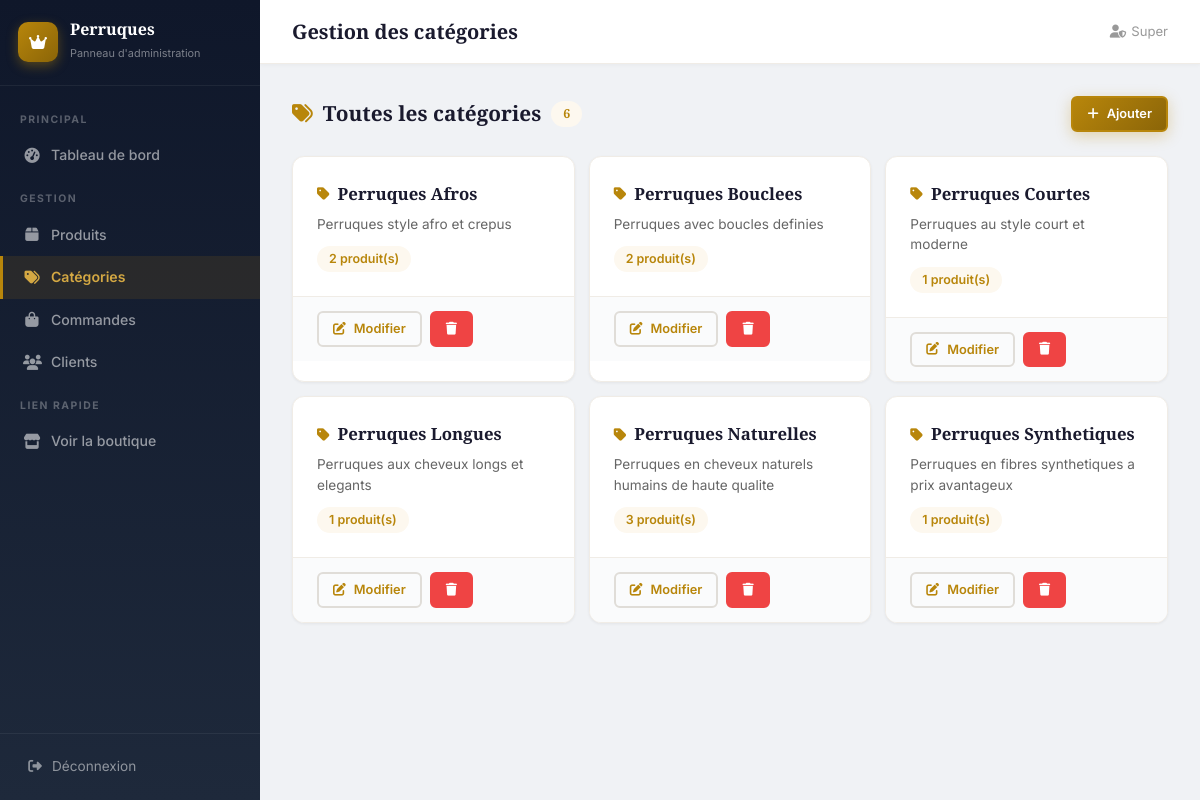
/admin/categories.php (signed in), run on the app's committed database.
### tables this page shows
CREATE TABLE IF NOT EXISTS categories (
    id INT AUTO_INCREMENT PRIMARY KEY,
    nom VARCHAR(100) NOT NULL,
    description TEXT,
    image VARCHAR(255)
);

### config/database.php (called while the page is built, shortened)
<?php
function sanitize($data) {
    return htmlspecialchars(trim($data), ENT_QUOTES, 'UTF-8');
}

### admin/categories.php (the view, shortened to what this page needs)
<?php
require_once '../config/database.php';
$pdo = getConnection();
$categories = $pdo->query("
    SELECT c.*, COUNT(p.id) as nb_produits
    FROM categories c LEFT JOIN produits p ON c.id = p.categorie_id
    GROUP BY c.id ORDER BY c.nom
")->fetchAll();
require_once 'includes/admin-header.php';
?>
<div style="display:flex;justify-content:space-between;align-items:center;margin-bottom:24px;">
    <h2 style="font-family:'Playfair Display',serif;font-size:1.3rem;color:var(--dark);display:flex;align-items:center;gap:10px;">
        <i class="fas fa-tags" style="color:var(--primary);"></i> Toutes les catégories
        <span class="badge-count"><?= count($categories) ?></span>
    </h2>
    <a href="category-edit.php" class="btn btn-primary btn-sm"><i class="fas fa-plus"></i> Ajouter</a>
</div>
<?php if (empty($categories)): ?>
    <div class="empty-state">
        <i class="fas fa-tags fa-3x"></i>
        <h2>Aucune catégorie</h2>
        <p>Créez votre première catégorie pour organiser vos produits.</p>
        <a href="category-edit.php" class="btn btn-primary"><i class="fas fa-plus"></i> Créer</a>
    </div>
<?php else: ?>
    <div class="cards-grid">
        <?php foreach ($categories as $c): ?>
        <div class="admin-card-entity">
            <div class="entity-body">
                <h3><i class="fas fa-tag"></i> <?= sanitize($c['nom']) ?></h3>
                <p><?= sanitize($c['description'] ?: 'Aucune description') ?></p>
                <div class="entity-meta">
                    <span class="badge-count"><?= $c['nb_produits'] ?> produit(s)</span>
                </div>
            </div>
            <div class="entity-actions">
                <a href="category-edit.php?id=<?= $c['id'] ?>" class="btn btn-sm btn-outline"><i class="fas fa-edit"></i> Modifier</a>
                <a href="?delete=<?= $c['id'] ?>" class="btn btn-sm btn-danger" onclick="return confirm('Supprimer cette catégorie ?')"><i class="fas fa-trash"></i></a>
            </div>
        </div>
        <?php endforeach; ?>
    </div>
<?php endif; ?>
<?php require_once 'includes/admin-footer.php'; ?>

### css/style.css (style rules this page uses)
:root { --primary: #b8860b; --primary-light: #d4a843; --primary-dark: #8b6508; --primary-bg: #fdf8ef; --accent: #e8c87a; --dark: #1a1a2e; --dark-mid: #2d2d44; --text: #333; --text-light: #666; --text-muted: #999; --bg: #faf8f5; --bg-admin: #f0f2f5; --white: #fff; --border: #e0ddd8; --border-light: #f0ece6; --success: #22c55e; --success-bg: #dcfce7; --danger: #ef4444; --danger-bg: #fee2e2; --danger-color: #991b1b; --warning: #f59e0b; --warning-bg: #fef3c7; --info: #3b82f6; --info-bg: #dbeafe; --radius: 12px; --radius-sm: 8px; --radius-lg: 20px; --shadow-sm: 0 1px 3px rgba(0,0,0,0.06); --shadow: 0 4px 20px rgba(0,0,0,0.08); --shadow-lg: 0 8px 40px rgba(0,0,0,0.12); --sidebar-w: 260px; --topbar-h: 64px; --transition: all 0.25s cubic-bezier(0.4,0,0.2,1); }
*, *::before, *::after { margin: 0; padding: 0; box-sizing: border-box; }
html { scroll-behavior: smooth; }
body { font-family: 'Inter', -apple-system, BlinkMacSystemFont, sans-serif; background: var(--bg); color: var(--text); line-height: 1.6; min-height: 100vh; -webkit-font-smoothing: antialiased; }
a { color: var(--primary); text-decoration: none; transition: var(--transition); }
.btn { display: inline-flex; align-items: center; justify-content: center; gap: 8px; padding: 10px 20px; border: 2px solid transparent; border-radius: var(--radius-sm); cursor: pointer; font-weight: 600; text-decoration: none; transition: var(--transition); white-space: nowrap; line-height: 1.4; }
.btn-primary { background: linear-gradient(135deg, var(--primary), var(--primary-dark)); color: #fff; border-color: var(--primary); box-shadow: 0 4px 15px rgba(184, 134, 11, 0.3); }
.btn-outline { background: transparent; color: var(--primary); border-color: var(--border); }
.btn-danger { background: var(--danger); color: #fff; border-color: var(--danger); }
.btn-sm { padding: 7px 14px; font-size: 0.8rem; border-radius: 6px; }
.admin-body { display: flex; flex-direction: row; min-height: 100vh; background: var(--bg-admin); }
.cards-grid { display: grid; grid-template-columns: 1fr; gap: 14px; }
.admin-card-entity { background: var(--white); border-radius: var(--radius); box-shadow: var(--shadow-sm); border: 1px solid var(--border-light); overflow: hidden; transition: var(--transition); }
.admin-card-entity .entity-body { padding: 20px; }
.admin-card-entity .entity-body h3 { font-size: 1.05rem; color: var(--dark); margin-bottom: 6px; display: flex; align-items: center; gap: 8px; font-family: 'Playfair Display', serif; }
.admin-card-entity .entity-body h3 i { color: var(--primary); font-size: 0.9rem; }
.admin-card-entity .entity-body p { font-size: 0.85rem; color: var(--text-light); line-height: 1.5; margin-bottom: 12px; }
.admin-card-entity .entity-meta { display: flex; gap: 8px; flex-wrap: wrap; }
.admin-card-entity .entity-actions { padding: 12px 20px; border-top: 1px solid var(--border-light); display: flex; gap: 8px; background: #fafbfc; }
.badge-count { display: inline-block; background: var(--primary-bg); color: var(--primary); padding: 3px 12px; border-radius: 20px; font-size: 0.78rem; font-weight: 600; }
.product-card, .stat-card, .admin-card, .admin-card-entity { animation: fadeInUp 0.4s ease both; }
@media (min-width: 768px) { .cards-grid { grid-template-columns: repeat(2, 1fr); } }
@media (min-width: 768px) { .admin-card-entity .entity-body { padding: 24px; } }
@media (min-width: 768px) { .admin-card-entity .entity-actions { padding: 14px 24px; } }
@media (min-width: 1024px) { .cards-grid { grid-template-columns: repeat(3, 1fr); } }

### data on the page
categories: nom "Perruques Afros", description "Perruques style afro et crepus", nb_produits "2"
categories: nom "Perruques Bouclees", description "Perruques avec boucles definies", nb_produits "2"
categories: nom "Perruques Courtes", description "Perruques au style court et moderne", nb_produits "1"
categories: nom "Perruques Longues", description "Perruques aux cheveux longs et elegants", nb_produits "1"
categories: nom "Perruques Naturelles", description "Perruques en cheveux naturels humains de haute qualite", nb_produits "3"
categories: nom "Perruques Synthetiques", description "Perruques en fibres synthetiques a prix avantageux", nb_produits "1"

### other printed values
$pageTitleAdmin "Gestion des catégories"
$_SESSION['user_prenom'] "Super"
count($categories) "6"
